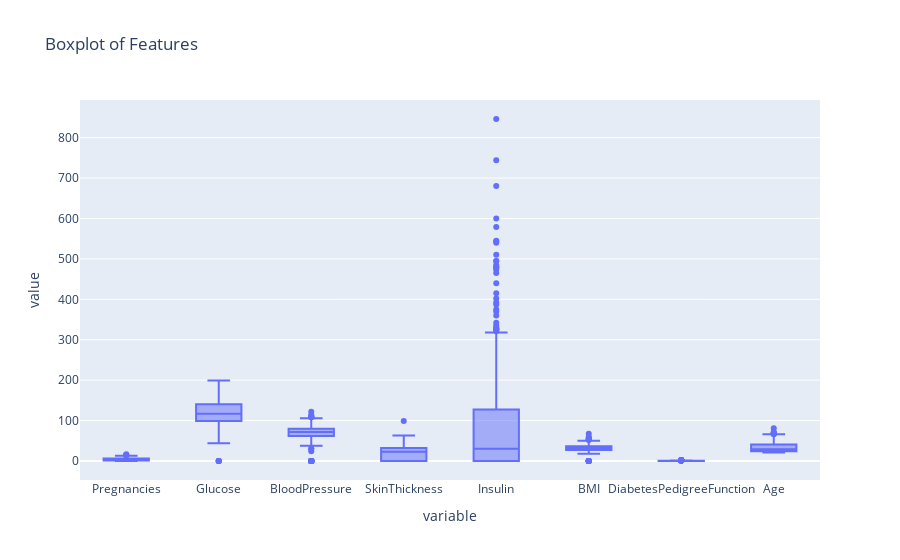

Source (notebook cell):
### Code cell
# Boxplots for Outlier Detection (numerical features)
# Create a boxplot for each feature
fig = px.box(df, y=columns_for_plot, title="Boxplot of Features")
fig.show()

### Figure 1 — Plotly figure (JSON) as saved in the notebook; plotly's stock layout.template omitted (floating-point values rounded to 4 significant figures; data arrays with more than 128 entries replaced by an {"elided": "..."} marker saying what was removed)
{"data": [{"alignmentgroup": "True", "hovertemplate": "variable=%{x}<br>value=%{y}<extra></extra>", "legendgroup": "", "marker": {"color": "#636efa"}, "name": "", "notched": false, "offsetgroup": "", "orientation": "v", "showlegend": false, "type": "box", "x": {"elided": "6144 str values"}, "x0": " ", "xaxis": "x", "y": {"elided": "6144 float values"}, "y0": " ", "yaxis": "y"}], "layout": {"boxmode": "group", "legend": {"tracegroupgap": 0}, "title": {"text": "Boxplot of Features"}, "xaxis": {"anchor": "y", "domain": [0, 1], "title": {"text": "variable"}}, "yaxis": {"anchor": "x", "domain": [0, 1], "title": {"text": "value"}}}}
